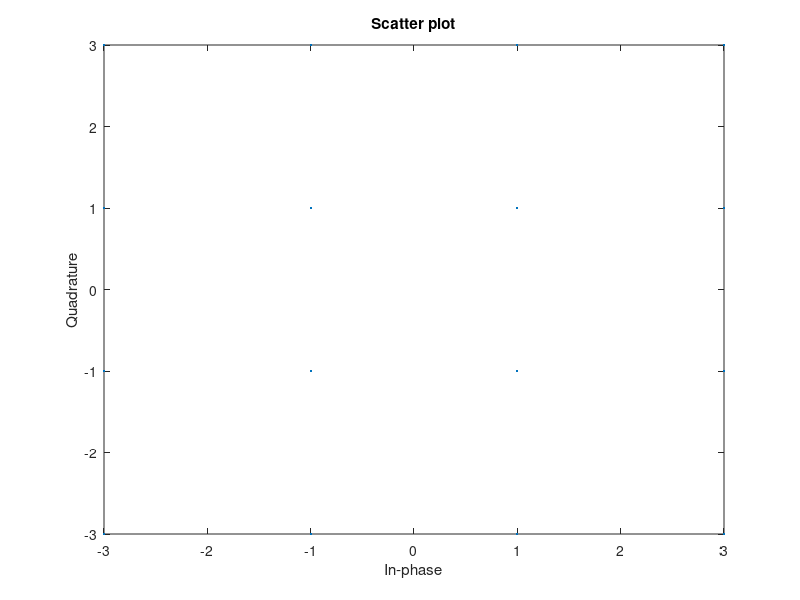
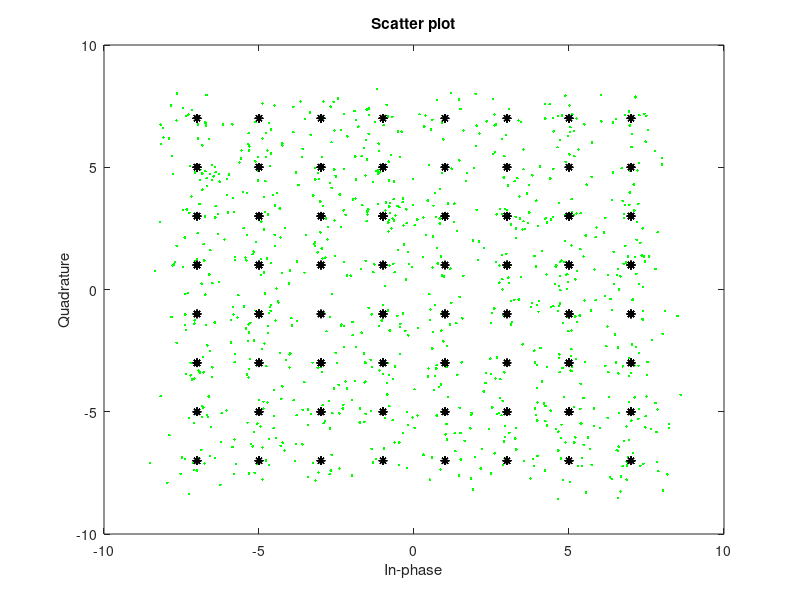

The MATLAB script that drew these images, in order:
%% 16-QAM modulation and Output 
M = 16;
x = (0:M-1)';
y = qammod(x,M);
scatterplot(y)


%% 64-QAM modulation using random numbers
M = 64;
x = randi([0 M-1],1000,1);
y = qammod(x,M);
avgPower = mean(abs(y).^2);

%% 64-QAM modulation using bits
M = 64;
k = log2(M);
data = randi([0 1],1000*k,1);
dataInMatrix = reshape(data,length(data)/k,k);
dataSymbolsIn = bi2de(dataInMatrix);
y = qammod(dataSymbolsIn,M);
EbNo = 10;
snr = EbNo + 10*log10(k);
receivedsignal = awgn(y,snr,'measured');
sPlotFig = scatterplot(receivedsignal,1,0,'g.');
hold on
scatterplot(y,1,0,'k*',sPlotFig);





